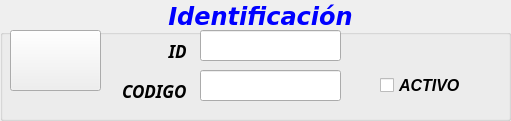
  <widget class="QGroupBox" name="groupBox">
   <property name="geometry">
    <rect>
     <x>10</x>
     <y>20</y>
     <width>511</width>
     <height>121</height>
    </rect>
   </property>
   <property name="font">
    <font>
     <family>DejaVu Sans</family>
     <pointsize>18</pointsize>
     <weight>75</weight>
     <italic>true</italic>
     <bold>true</bold>
    </font>
   </property>
   <property name="styleSheet">
    <string notr="true">color: rgb(0, 0, 255);</string>
   </property>
   <property name="title">
    <string>Identificación</string>
   </property>
   <property name="alignment">
    <set>Qt::AlignCenter</set>
   </property>
   <widget class="QLabel" name="label_12">
    <property name="geometry">
     <rect>
      <x>110</x>
      <y>40</y>
      <width>81</width>
      <height>21</height>
     </rect>
    </property>
    <property name="font">
     <font>
      <family>Javanese Text</family>
      <pointsize>13</pointsize>
      <weight>75</weight>
      <italic>true</italic>
      <bold>true</bold>
     </font>
    </property>
    <property name="styleSheet">
     <string notr="true">color: rgb(0, 0, 0);</string>
    </property>
    <property name="text">
     <string>ID </string>
    </property>
    <property name="alignment">
     <set>Qt::AlignRight|Qt::AlignTrailing|Qt::AlignVCenter</set>
    </property>
   </widget>
   <widget class="QLabel" name="label_2">
    <property name="geometry">
     <rect>
      <x>100</x>
      <y>80</y>
      <width>91</width>
      <height>21</height>
     </rect>
    </property>
    <property name="font">
     <font>
      <family>Javanese Text</family>
      <pointsize>13</pointsize>
      <weight>75</weight>
      <italic>true</italic>
      <bold>true</bold>
     </font>
    </property>
    <property name="styleSheet">
     <string notr="true">color: rgb(0, 0, 0);</string>
    </property>
    <property name="text">
     <string>CODIGO </string>
    </property>
    <property name="alignment">
     <set>Qt::AlignRight|Qt::AlignTrailing|Qt::AlignVCenter</set>
    </property>
   </widget>
   <widget class="QLineEdit" name="line_Codigo">
    <property name="geometry">
     <rect>
      <x>200</x>
      <y>70</y>
      <width>141</width>
      <height>31</height>
     </rect>
    </property>
    <property name="font">
     <font>
      <family>Calibri</family>
      <pointsize>14</pointsize>
     </font>
    </property>
    <property name="styleSheet">
     <string notr="true">color: rgb(0, 0, 0);</string>
    </property>
    <property name="text">
     <string/>
    </property>
   </widget>
   <widget class="QPushButton" name="push_Buscar">
    <property name="geometry">
     <rect>
      <x>10</x>
      <y>30</y>
      <width>91</width>
      <height>61</height>
     </rect>
    </property>
    <property name="font">
     <font>
      <family>Arial Black</family>
      <pointsize>16</pointsize>
      <italic>false</italic>
     </font>
    </property>
    <property name="styleSheet">
     <string notr="true">color: rgb(0, 0, 0);</string>
    </property>
    <property name="text">
     <string/>
    </property>
    <property name="icon">
     <iconset>
      <normalon>icon/buscarlupa.png</normalon>
     </iconset>
    </property>
    <property name="iconSize">
     <size>
      <width>60</width>
      <height>60</height>
     </size>
    </property>
    <property name="autoDefault">
     <bool>false</bool>
    </property>
   </widget>
   <widget class="QLineEdit" name="line_ID">
    <property name="geometry">
     <rect>
      <x>200</x>
      <y>30</y>
      <width>141</width>
      <height>31</height>
     </rect>
    </property>
    <property name="font">
     <font>
      <family>Calibri</family>
      <pointsize>14</pointsize>
     </font>
    </property>
    <property name="styleSheet">
     <string notr="true">color: rgb(0, 0, 0);</string>
    </property>
    <property name="text">
     <string/>
    </property>
   </widget>
   <widget class="QCheckBox" name="checkBox_Activo">
    <property name="geometry">
     <rect>
      <x>380</x>
      <y>70</y>
      <width>91</width>
      <height>31</height>
     </rect>
    </property>
    <property name="font">
     <font>
      <family>Arial</family>
      <pointsize>12</pointsize>
      <weight>75</weight>
      <italic>true</italic>
      <bold>true</bold>
     </font>
    </property>
    <property name="styleSheet">
     <string notr="true">color: rgb(0, 0, 0);
</string>
    </property>
    <property name="text">
     <string>ACTIVO</string>
    </property>
   </widget>
  </widget>
